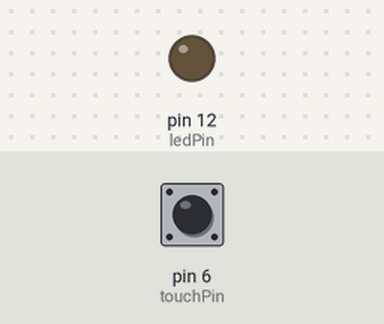
The sketch below on a simulated Arduino Uno, built with avr-gcc and run on an emulated ATmega328P. Shown: output pins drawn as LEDs (lit = HIGH). Inputs (shaded band) come from the test bench; at power-on: pin 6 (touchPin) LOW. What the sketch prints to the serial monitor is not drawn.

Above: at 1.2 s.
1.3 s: pin 6 (touchPin) pulled HIGH for 0.15 s
At 1.37 s:
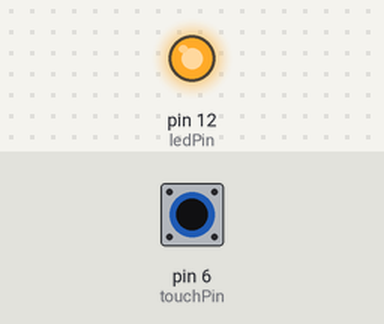
2.9 s: pin 6 (touchPin) pulled HIGH for 3.2 s
At 7.5 s:
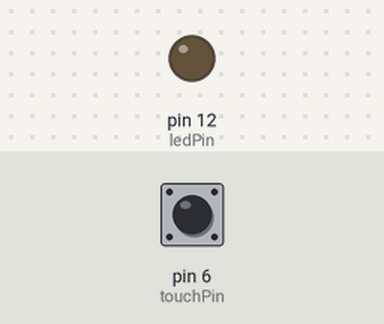
Timing chart, 0 to 9.0 s (numbered marks = the images above; inputs shaded):
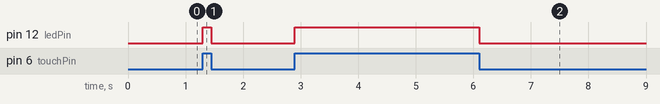

Measured:
- after the input at 1.3 s, pin 12 (ledPin): LOW → HIGH at once, → LOW 0.15 s later
- after the input at 2.9 s, pin 12 (ledPin): LOW → HIGH at once, → LOW 3.2 s later

The sketch:

arduino_sample.ino
```cpp
int ledPin = 12;
int touchPin = 6;
int touchVal;
void setup() {
  Serial.begin(9600);
  pinMode(ledPin, OUTPUT);
  pinMode(touchPin, INPUT);
}
void loop() {


  int touchVal = digitalRead(touchPin);
  if(touchVal==HIGH) {
    digitalWrite(ledPin,HIGH);
    Serial.print(1);
  }
  else {
    digitalWrite(ledPin,LOW);
    Serial.print(0);
  }


}
```
